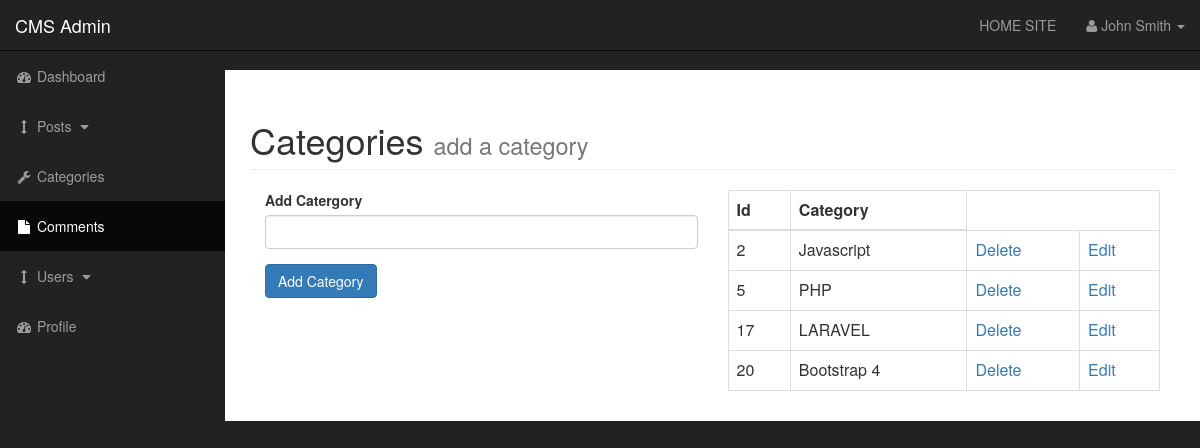
/admin/categories.php, run on an earlier commit of the app's database.
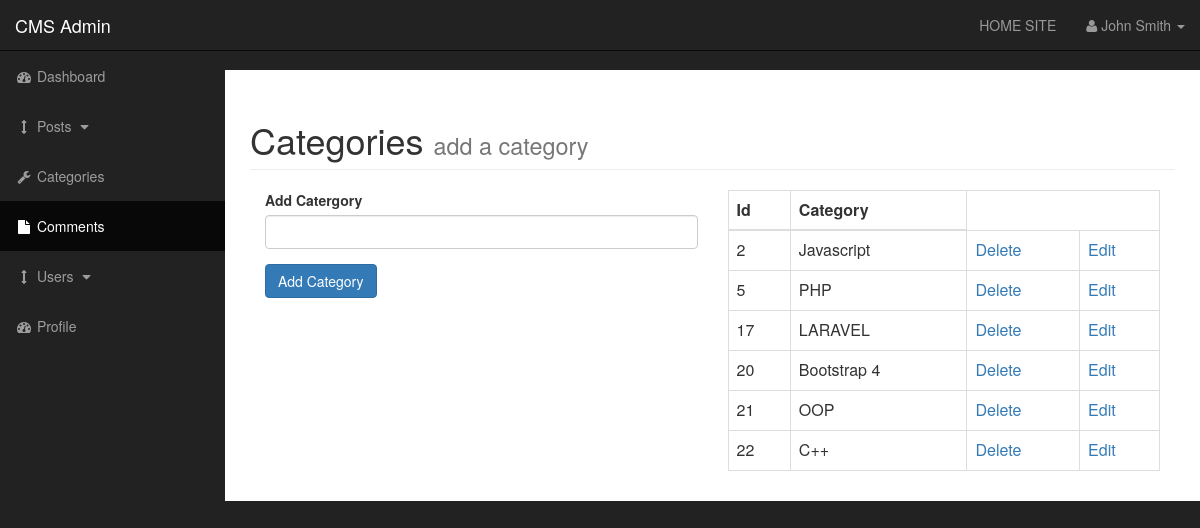
And on a later commit of the database.
### tables this page shows
CREATE TABLE `categories` (
  `cat_id` int(3) NOT NULL,
  `cat_title` varchar(255) NOT NULL
);

### admin/functions.php (the view, shortened to what this page needs)
<?php
function display_all_categories()
{
    global $connection;
    $query = "SELECT * FROM categories";
    $get_all_categories = mysqli_query($connection, $query);
    if (!$get_all_categories) {
        echo "query failed" . mysqli_error($connection);
    } else {
        while ($row = mysqli_fetch_assoc($get_all_categories)) {
            $category = $row['cat_title'];
            $id = $row['cat_id'];
            echo "<tr>";
            echo "<td>{$id}</td>";
            echo "<td>{$category}</td>";
            echo "<td><a href='categories.php?delete={$id}'>Delete</a></td>";
            echo "<td><a href='categories.php?edit={$id}'>Edit</a></td>";
            echo "</tr>";
        }
    }
}

What changed in the data, as far as the page shows it:
added categories: cat_id "21", cat_title "OOP"
added categories: cat_id "22", cat_title "C++"
